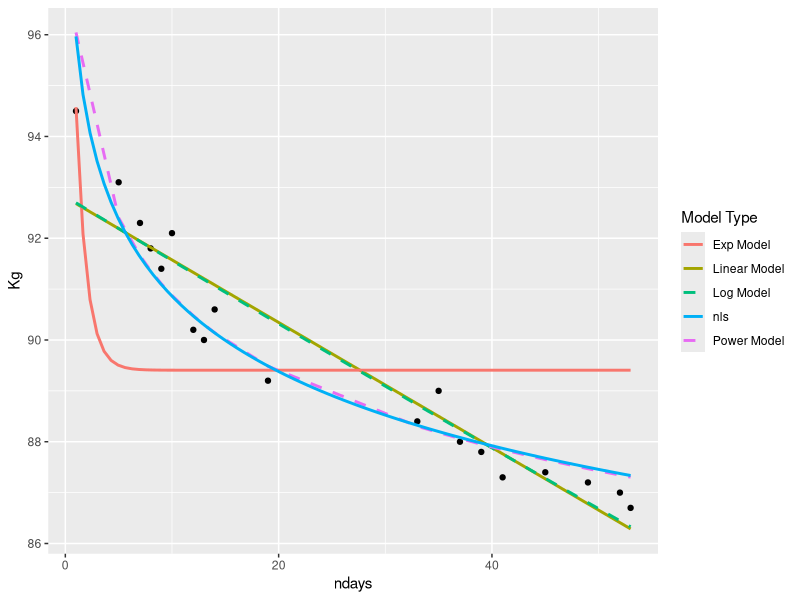
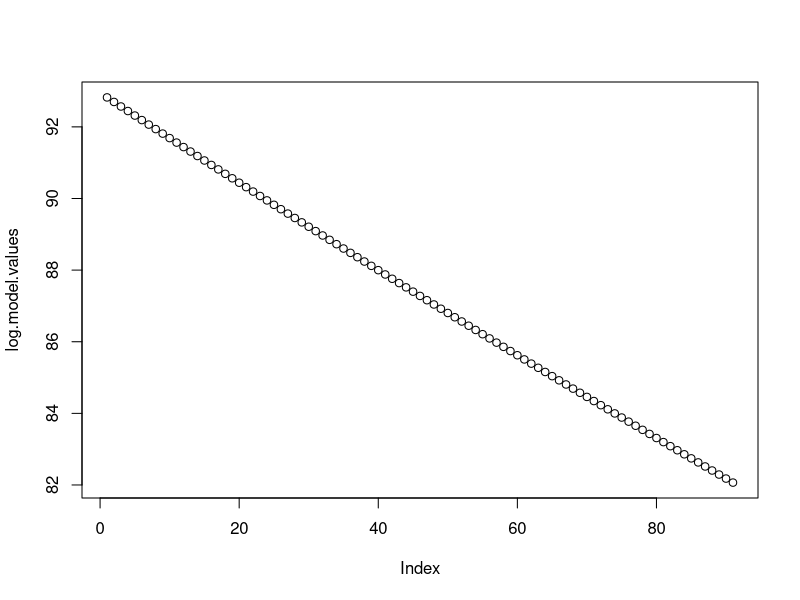

The R script that drew these images, in order:
library(readr)
library(tidyverse)
library(quantreg)

weight <- read_csv("weight.csv", col_types = cols(`Date` = col_date(format = "%d/%m/%Y")))
weight$ndays <- as.integer(weight$Date - weight$Date[1] + 1)
weight

# models##
linear.model <- lm(Kg ~ ndays, data = weight)
log.model <- lm(log(Kg) ~ ndays, data = weight)
exp.model <- lm(Kg ~ exp(-ndays), data = weight)
power.model <-lm(log(Kg) ~ log(ndays), data = weight) # which is same as log-log model -- see http://bulldog2.redlands.edu/fac/eric_hill/Phys233/Lab/LabRefCh10%20Power%20Law%20and%20Log.pdf
#nls.model <- 

##non-linear least squares fit

#graph 
log.model.df <- data.frame(ndays = weight$ndays,
                           Kg.log = exp(fitted(log.model)))

pow.model.df <- data.frame(ndays = weight$ndays, 
                           Kg.pow = exp(fitted(power.model)))

ggplot(weight, aes(x = ndays, y = Kg)) + 
  geom_point() +
  geom_smooth(method = "lm", aes(color = "Linear Model"),
              se = FALSE) +
  geom_smooth(method ="lm", aes(color = "Exp Model"),
              formula = (y ~ exp(-x)), se= FALSE , linetype = 1) +
  geom_line(data = log.model.df, aes(ndays, Kg.log, color = "Log Model"),
            size = 1, linetype = 2) + 
  geom_line(data = pow.model.df, aes(ndays, Kg.pow, color = "Power Model"),
            size = 1, linetype = 2) +   
  geom_smooth(method = 'nls', formula = (y~a*x^b), 
              method.args = list(start = c(a = 80,b = -1)),se = FALSE, aes(color = 'nls')) +
  guides(color = guide_legend("Model Type"))

### different linear regression methods ### 
#gls 

library(nlme)
gls.regression <- gls(Kg ~ ndays, data = weight)
summary(gls.regression)

gls.regression.log <- gls(log(Kg) ~ ndays, data = weight)
summary(gls.regression.log)
str(gls.regression)

# https://www.r-bloggers.com/linear-regression-with-correlated-data/
#need to add auto-correlation structure. 

dayvalues <- seq(0, 90, by = 1)
log.model.values <- exp(predict(log.model, list(ndays=dayvalues)))
plot(log.model.values)

lin.modelvalues <- predict(linear.model, list(ndays=dayvalues))

lin.modelvalues
